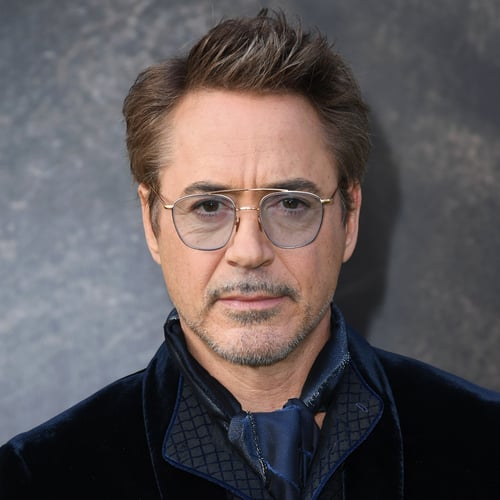
#> input picture Model/Testing_set/Robert_ (5).jpg, 500 x 500 px
$ jupyter execute --allow-errors DemoAvengersClassification.ipynb
#> lines starting #> are read from the running program, lines starting #| are printed output that depends on the picture
[cell 1]
import cv2
import numpy as np
import matplotlib.pyplot as plt
import os
import joblib
import json
import pandas as pd
from sklearn.model_selection import train_test_split
from sklearn.neural_network import MLPClassifier
import pywt
from sklearn.metrics import accuracy_score

[cell 2]
img = cv2.imread('./Testing_set//Robert_ (5).jpg')
#> img is the input picture: shape (500, 500, 3); mean B, G, R 87.5, 85.9, 92.8
print(img.shape)
#| (500, 500, 3)
plt.imshow(img)

[cell 3]
gray = cv2.cvtColor(img, cv2.COLOR_BGR2GRAY)
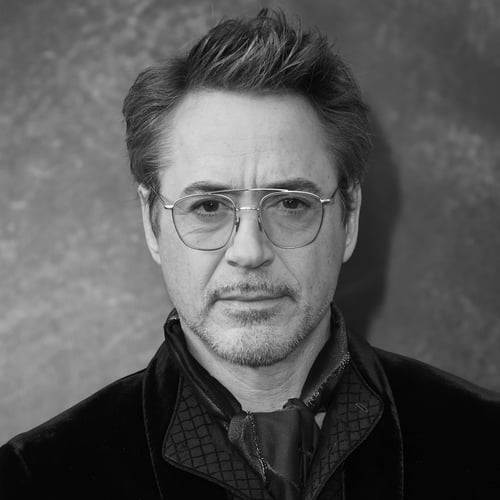
#> gray: shape (500, 500); min 0, max 249, mean 88.1
print(gray.shape)
#| (500, 500)
plt.imshow(gray, cmap='gray')

# UseHaar cascade to detect face and eyes
[Face Detection Visualization](https://www.datacamp.com/community/tutorials/face-detection-python-opencv)<br>
Logic taken from : [Opencv Python Tutorial Facedetection](https://opencv24-python-tutorials.readthedocs.io/en/latest/py_tutorials/py_objdetect/py_face_detection/py_face_detection.html)

[cell 4]
face_cascade = cv2.CascadeClassifier('../opencv_haarcascades/haarcascade_frontalface_default.xml')
faces = face_cascade.detectMultiScale(gray, 1.3, 5)
#> faces = [[124, 111, 251, 251]]
faces
#> Out = [[124, 111, 251, 251]]

[cell 5]
(x,y,w,h) = faces[0]
#> x = 124; y = 111; w = 251; h = 251
x,y,w,h
#> Out = (124, 111, 251, 251)

# Draw the rectangle over the face

[cell 6]
face_rec = cv2.rectangle(img, (x,y), (x+w, y+h),(255,0,0),3)
plt.imshow(face_rec)

# Crop the face

[cell 7]
crop = face_rec[y:y+h, x:x+w]
plt.imshow(crop)

# Detect eyes

[cell 8]
eye_cascade = cv2.CascadeClassifier('../opencv_haarcascades/haarcascade_eye.xml')
gray_crop = gray[y:y+h, x:x+w]
eyes = eye_cascade.detectMultiScale(gray_crop)
#> eyes = [[61, 73, 45, 45], [144, 70, 45, 45]]
for ex, ey, ew,eh in eyes:
    cv2.rectangle(crop, (ex,ey),(ex+ew,ey+eh),(0,255,0),3)
#> this loop made 2 passes
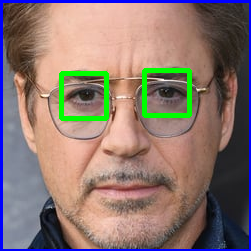
#> crop: shape (251, 251, 3); mean B, G, R 111.8, 118.5, 138.6

plt.imshow(crop)

# Put the above steps tegether

[cell 9]
def crop_face(img_path):
#> called with img_path = './Testing_set//Scarlet_ (1).png'
    faces_list = []
    color_img = cv2.imread(img_path)
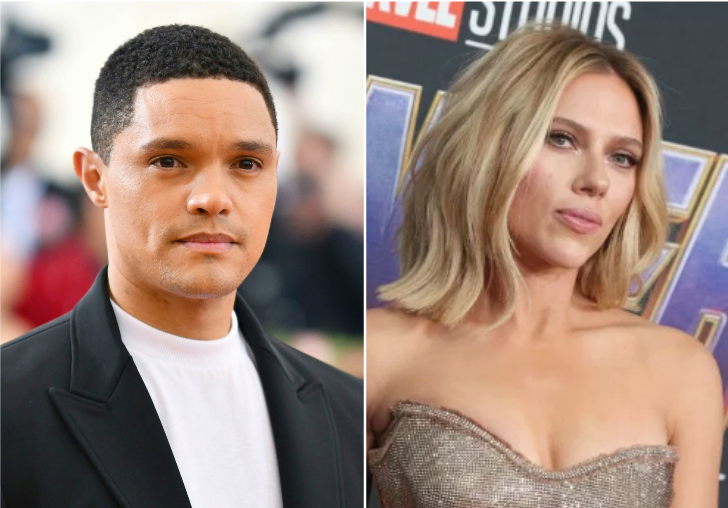
#> input picture Model/Testing_set/Scarlet_ (1).png, 728 x 508 px
#> color_img is the input picture: shape (508, 728, 3); mean B, G, R 122.6, 132.5, 155
    gray_img = cv2.cvtColor(color_img, cv2.COLOR_BGR2GRAY)
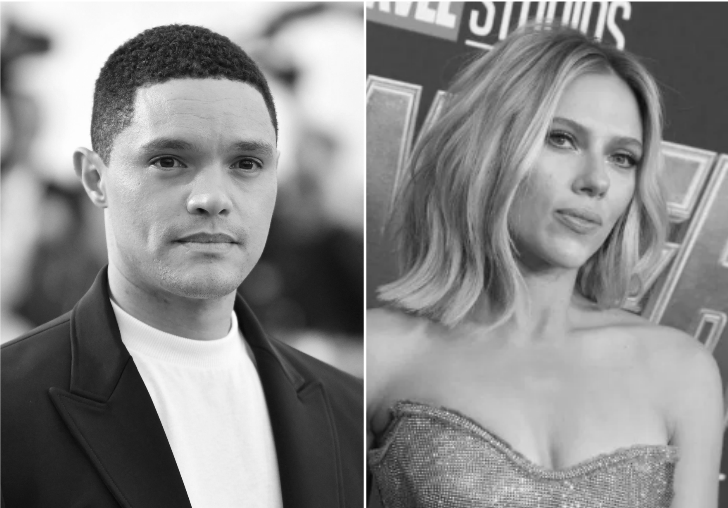
#> gray_img: shape (508, 728); min 9, max 255, mean 138.1
    face_cascade = cv2.CascadeClassifier('../opencv_haarcascades/haarcascade_frontalface_default.xml')
    faces = face_cascade.detectMultiScale(gray_img, 1.3, 5)
#> faces = [[505, 83, 167, 167], [98, 81, 217, 217]]
    for (x,y,w,h) in faces:
        face_rec = cv2.rectangle(color_img, (x,y), (x+w, y+h),(255,0,0),2)
        crop = face_rec[y:y+h, x:x+w]
        gray_crop = gray_img[y:y+h, x:x+w]
        eye_cascade = cv2.CascadeClassifier('../opencv_haarcascades/haarcascade_eye.xml')
        eyes = eye_cascade.detectMultiScale(gray_crop)
        if len(eyes) >= 2:
            faces_list.append(crop)
#> this loop made 2 passes
#> (x, y, w, h, eyes) on passes 1 to 2: (505, 83, 167, 167, [[100, 59, 35, 35], [65, 91, 31, 31], [32, 34, 44, 44]]), (98, 81, 217, 217, [[123, 58, 47, 47], [43, 55, 52, 52]])
#> pass 1, in crop_face, `gray_crop = gray_img[y:y+h, x:x+w]`:
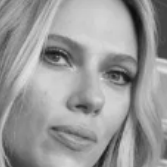
#> gray_crop: shape (167, 167); min 13, max 225, mean 153.3
#> after the loop:
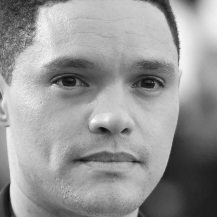
#> gray_crop: shape (217, 217); min 11, max 252, mean 151
#> after the loop, faces_list = 2 items
    return faces_list

# Test crop_face function

[cell 10]
# Test 2: 2 faces
faces = crop_face('./Testing_set//Scarlet_ (1).png')
#> faces = 2 items
plt.imshow(cv2.imread('./Testing_set//Scarlet_ (1).png'))
for face in faces:
    plt.figure()
    plt.imshow(face, "gray")
    plt.show()
#> this loop made 2 passes

[cell 11]
# Test3 - half face
faces = crop_face('./Testing_set//Scarlet_ (28).jpg')
#> call 2 of crop_face, with img_path = './Testing_set//Scarlet_ (28).jpg'
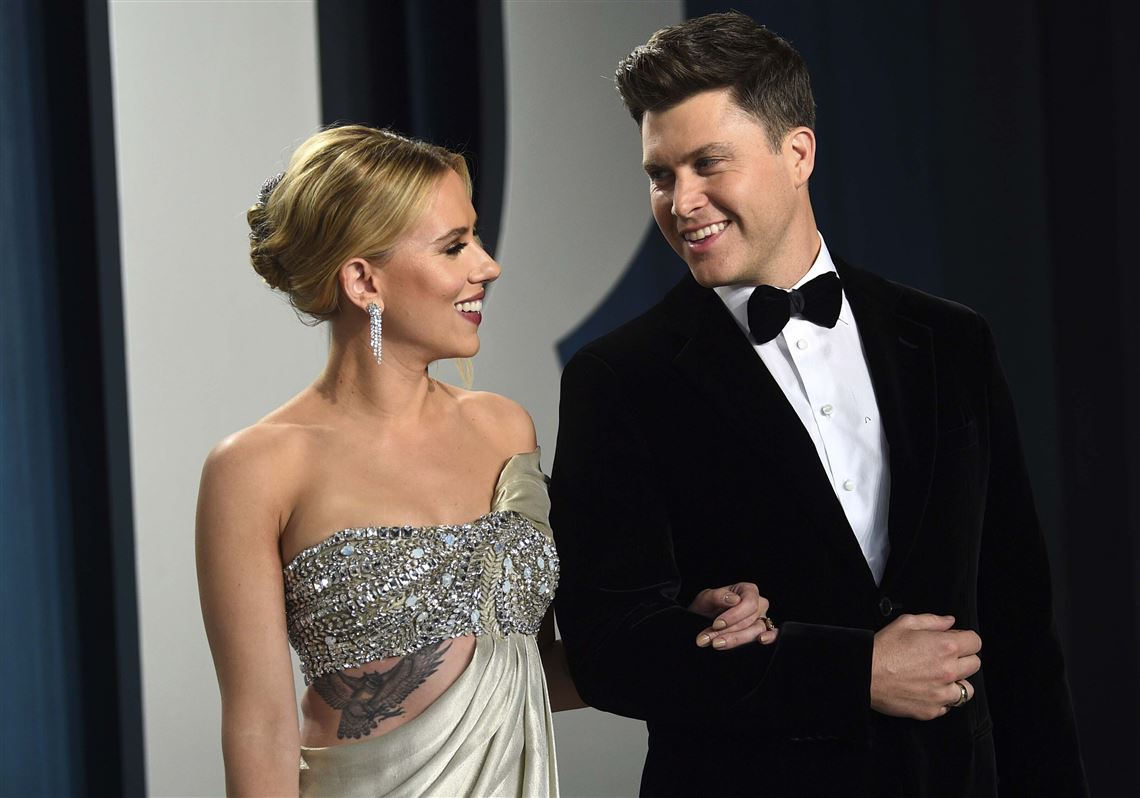
#> input picture Model/Testing_set/Scarlet_ (28).jpg, 1140 x 798 px
#> in crop_face, color_img is the input picture: shape (798, 1140, 3); mean B, G, R 73, 76, 81.6
#> in crop_face (call 2), `faces = face_cascade.detectMultiScale(gray_img, 1.3, 5)`: faces = [[614, 97, 176, 176]]
#> the loop in crop_face (call 2), `for (x,y,w,h) in faces:` made 1 pass
#> (x, y, w, h, eyes) on pass 1: (614, 97, 176, 176, [[91, 104, 43, 43]])
#> pass 1, in crop_face (call 2), `gray_crop = gray_img[y:y+h, x:x+w]`:
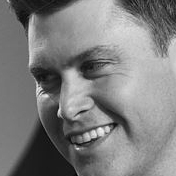
#> gray_crop: shape (176, 176); min 2, max 247, mean 126.1
#> after the loop in crop_face (call 2), `for (x,y,w,h) in faces:`: faces_list = []
#> faces = []
plt.imshow(cv2.imread('./Testing_set//Scarlet_ (28).jpg'))
for face in faces:
    plt.figure()
    plt.imshow(face, "gray")
    plt.show()
#> this loop made 0 passes

[cell 12]
# test 1: One face
faces = crop_face('./Testing_set//Robert_ (5).jpg')
#> faces = 1 item
for face in faces:
    plt.figure()
    plt.imshow(face, "gray")
    plt.show()
#> this loop made 1 pass

# Apply wavelet transformation and vertically stack them

##### Below implementation was taken from: [Link](https://stackoverflow.com/questions/24536552/how-to-combine-pywavelet-and-opencv-for-image-processing)

[cell 13]
def w2d(img, mode='haar', level=1):
#> called with mode = 'haar', level = 1
    imArray = img
    imArray = cv2.cvtColor( imArray,cv2.COLOR_RGB2GRAY )
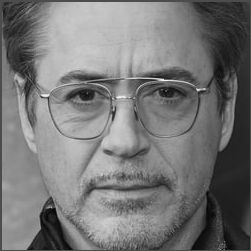
#> imArray: shape (251, 251); min 2, max 247, mean 118.4
    imArray =  np.float32(imArray)
    imArray /= 255;
    coeffs=pywt.wavedec2(imArray, mode, level=level)
#> coeffs = 2 items
    coeffs_H=list(coeffs)
#> coeffs_H = 2 items
    coeffs_H[0] *= 0;
    imArray_H=pywt.waverec2(coeffs_H, mode);
    imArray_H *= 255;
    imArray_H =  np.uint8(imArray_H)
    return imArray_H

[cell 14]
plt.figure()
print("Original")
plt.imshow(faces[0])
wav = w2d(faces[0])
plt.show()

plt.figure()
print("After wavelet transformation")
plt.imshow(wav, cmap="gray")
plt.show()

tmp = cv2.resize(wav, (256,256))
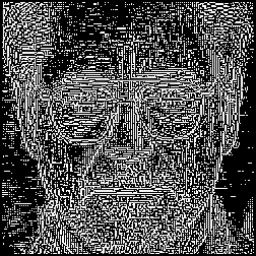
#> tmp: shape (256, 256); min 0, max 255, mean 81.9
plt.figure()
print("After resizing")
plt.imshow(tmp, cmap="gray")
plt.show()
